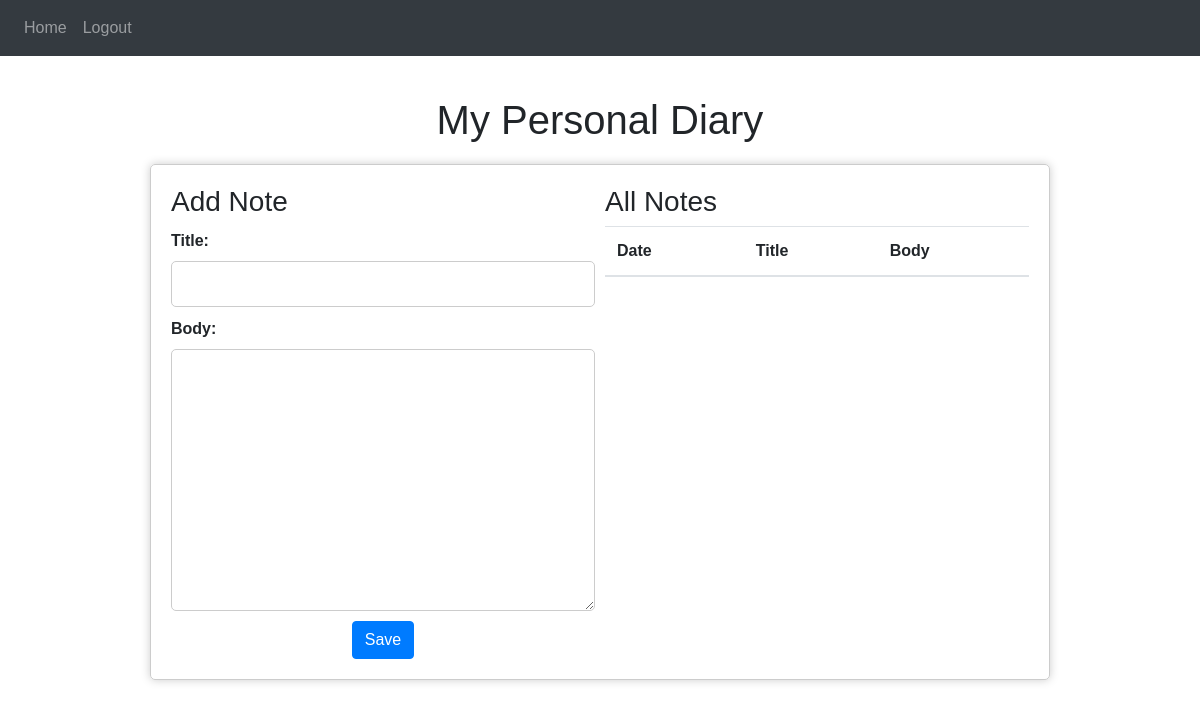
Before: / (signed in) with the older database file.
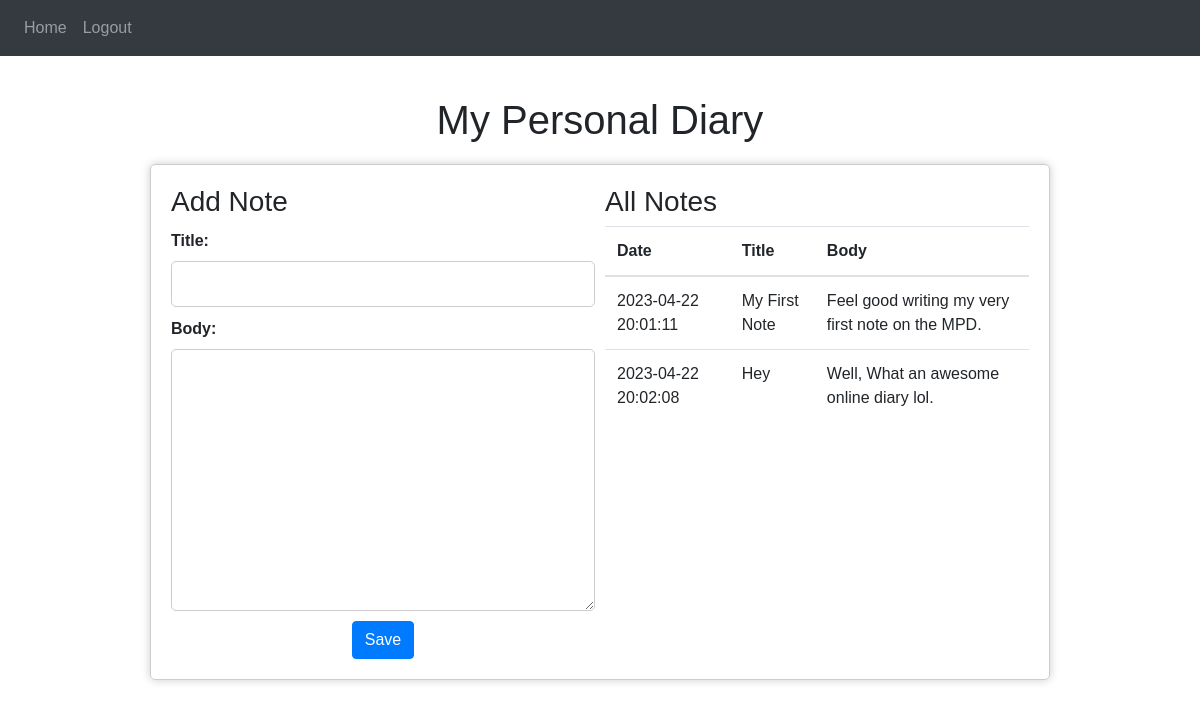
After: the same page with the newer database file.
### website/models.py (models this page shows)
class PersonalDiary(db.Model):
    id = db.Column(db.Integer, primary_key=True)
    title = db.Column(db.String(100), nullable=False)
    date = db.Column(db.DateTime(timezone=True), server_default=text("strftime('%Y-%m-%d %H:%M:%S', 'now')"))
    body = db.Column(db.Text, nullable=False)
    user_id = db.Column(db.Integer, db.ForeignKey('user.id'))

### website/views.py (the view, shortened to what this page needs)
@views.route('/', methods=['GET', 'POST'])
@login_required
def home():
	default_entry = {
    'title': 'My first entry',
    'date': datetime.now().strftime('%Y-%m-%d %H:%M:%S'),
    'body': 'This is my first diary entry'
}
	diary_entries = PersonalDiary.query.filter_by(user_id=current_user.id).all()
	for entry in diary_entries:
		entry.date = entry.date.strftime('%Y-%m-%d %H:%M:%S')
		print(f"{entry.body}\n")
	all_entries = [default_entry] + diary_entries
	return render_template("home.html", user=current_user, diary_entries=diary_entries)

### website/__init__.py (called while the page is built)
def create_app():
    app = Flask(__name__)
    app.config['SECRET_KEY'] = 'hjshjhdjah kjshkjdhjs'
    app.config['SQLALCHEMY_DATABASE_URI'] = f'sqlite:///{DB_NAME}'
    db.init_app(app)
    from .views import views
    from .auth import auth
    app.register_blueprint(views, url_prefix='/')
    app.register_blueprint(auth, url_prefix='/')
    from .models import User, PersonalDiary
    with app.app_context():
        db.create_all()
    login_manager = LoginManager()
    login_manager.login_view = 'auth.login'
    login_manager.init_app(app)
    @login_manager.user_loader
    def load_user(id):
        return User.query.get(int(id))
    return app

### website/templates/home.html (shortened to what this page needs)
{% extends "base.html" %}{% block title %}Home{% endblock %}
{% block content %}
<!DOCTYPE html>
<html>
<head>
</head>
<body>
  <h1>My Personal Diary</h1>
  <form id="diary" method="POST">
    <section class="input-section">
        <h3>Add Note</h3>
      <label for="title">Title:</label>
      <input type="text" id="title" name="title">
      <label for="body">Body:</label>
      <textarea id="body" name="body" rows="10"></textarea>
      <div align="center">
      <button type="submit" class="btn btn-primary">Save</button>
      </div>
    </section>
    <section class="table-section">
    <table class="table">
      <thead class="table-header">
        <tr>
            <h3>All Notes</h3>
        </tr>
        <tr>
          <th>Date</th>
          <th>Title</th>
          <th>Body</th>
        </tr>
      </thead>
      <tbody>
        {% for entry in diary_entries %}
          <tr>
            <td>{{ entry.date }}</td>
            <td>{{ entry.title }}</td>
            <td>{{ entry.body }}</td>
          </tr>
        {% endfor %}
      </tbody>
    </table>
    </section>
  </form>
{% endblock %}

### website/templates/base.html (shortened to what this page needs)
<!DOCTYPE html>
<html>
	<head>
		<name name="viewport" content="width=device-width, initial-scale=1" />
		<link
      rel="stylesheet"
      href="https://stackpath.bootstrapcdn.com/bootstrap/4.4.1/css/bootstrap.min.css"
    />
    <link
      rel="stylesheet"
      href="https://stackpath.bootstrapcdn.com/font-awesome/4.7.0/css/font-awesome.min.css"
    />
	</head>
	<body>
		<nav class="navbar navbar-expand-lg navbar-dark bg-dark">
			<div class="collapse navbar-collapse" id="navbar">
				<div class="navbar-nav">
					{% if user.is_authenticated %}
					<a class="nav-item nav-link" id="home" href="/">Home</a>
					<a class="nav-item nav-link" id="logout" href="/logout">Logout</a>
					{% else %}
					<a class="nav-item nav-link" id="login" href="/login">MyPersonalDiary</a>
					<a class="nav-item nav-link" id="signup" href="/signup">SignUp</a>
					{% endif %}
				</div>
			</div>
		</nav>
		<div class="container">
		{% block content %}
		{% endblock %}
		</div>
	</body>
</html>

### website/templates/home.html (style rules this page uses)
body { font-family: Arial, sans-serif; margin: 0; padding: 0; }
h1 { text-align: center; margin-top: 40px; margin-bottom: 20px; }
form { margin: 0 auto; max-width: 900px; padding: 20px; border: 1px solid #ccc; border-radius: 5px; box-shadow: 0 0 10px #ccc; display: grid; grid-template-columns:3fr 3fr; place-content: center; gap: 10px; }
label { display: block; margin-top: 10px; font-weight: bold; }
input[type="text"], input[type="date"], textarea { display: block; width: 100%; padding: 10px; margin-top: 5px; margin-bottom: 10px; border: 1px solid #ccc; border-radius: 5px; font-size: 16px; resize: vertical; }
.table-section { height: 400px; overflow-y:scroll; }
.table-header { position: sticky; top:0px; background-color: #fff; }

Changed rows visible on the page:
added PersonalDiary: date "2023-04-22 20:01:11", title "My First Note", body "Feel good writing my very first note on the MPD."
added PersonalDiary: date "2023-04-22 20:02:08", title "Hey", body "Well, What an awesome online diary lol."
